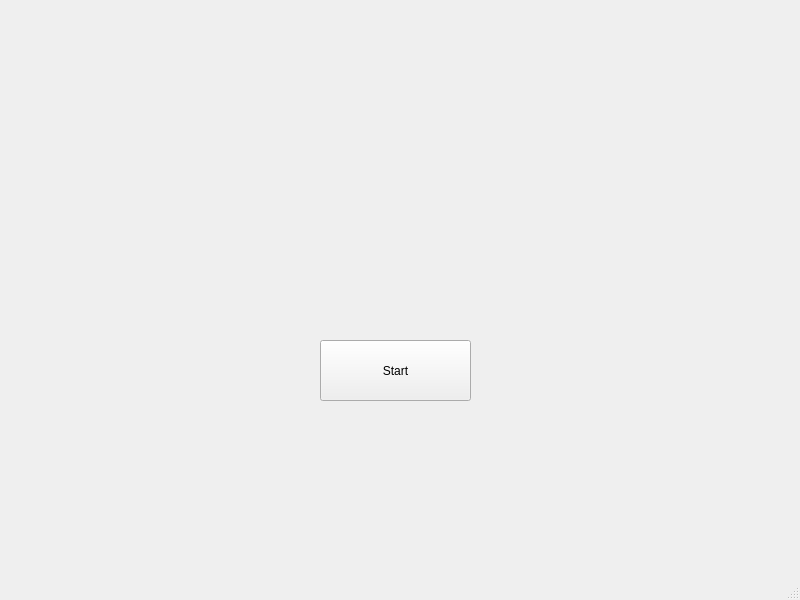
<?xml version="1.0" encoding="UTF-8"?>
<ui version="4.0">
 <class>MainWindow</class>
 <widget class="QMainWindow" name="MainWindow">
  <property name="geometry">
   <rect>
    <x>0</x>
    <y>0</y>
    <width>800</width>
    <height>600</height>
   </rect>
  </property>
  <property name="windowTitle">
   <string>MainWindow</string>
  </property>
  <widget class="QWidget" name="centralwidget">
   <widget class="SceneWidget" name="widget" native="true">
    <property name="geometry">
     <rect>
      <x>40</x>
      <y>50</y>
      <width>721</width>
      <height>461</height>
     </rect>
    </property>
    <widget class="QPushButton" name="pushButton">
     <property name="geometry">
      <rect>
       <x>280</x>
       <y>290</y>
       <width>151</width>
       <height>61</height>
      </rect>
     </property>
     <property name="text">
      <string>Start</string>
     </property>
    </widget>
   </widget>
  </widget>
  <widget class="QMenuBar" name="menubar">
   <property name="geometry">
    <rect>
     <x>0</x>
     <y>0</y>
     <width>800</width>
     <height>25</height>
    </rect>
   </property>
  </widget>
  <widget class="QStatusBar" name="statusbar"/>
 </widget>
 <customwidgets>
  <customwidget>
   <class>SceneWidget</class>
   <extends>QWidget</extends>
   <header>SceneWidget.h</header>
   <container>1</container>
  </customwidget>
 </customwidgets>
 <resources/>
 <connections/>
</ui>
